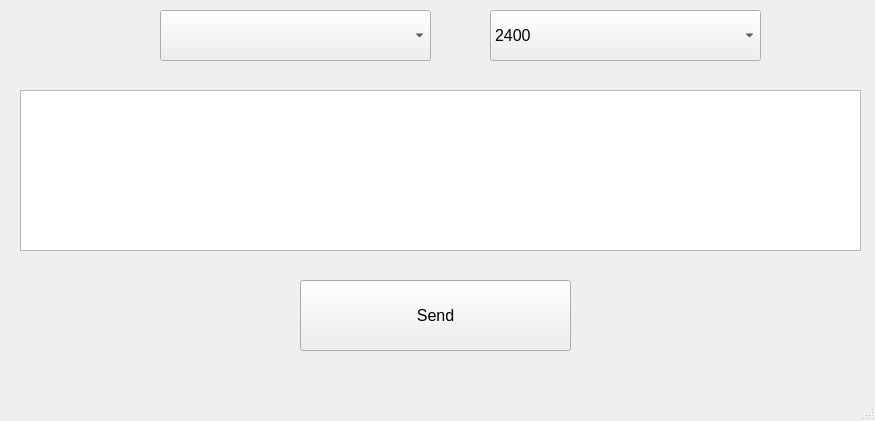
<?xml version="1.0" encoding="UTF-8"?>
<ui version="4.0">
 <class>MainWindow</class>
 <widget class="QMainWindow" name="MainWindow">
  <property name="geometry">
   <rect>
    <x>0</x>
    <y>0</y>
    <width>875</width>
    <height>421</height>
   </rect>
  </property>
  <property name="windowTitle">
   <string>MainWindow</string>
  </property>
  <widget class="QWidget" name="centralwidget">
   <widget class="QComboBox" name="cbx_port">
    <property name="geometry">
     <rect>
      <x>160</x>
      <y>10</y>
      <width>271</width>
      <height>51</height>
     </rect>
    </property>
    <property name="font">
     <font>
      <pointsize>12</pointsize>
     </font>
    </property>
   </widget>
   <widget class="QComboBox" name="cbx_baud">
    <property name="geometry">
     <rect>
      <x>490</x>
      <y>10</y>
      <width>271</width>
      <height>51</height>
     </rect>
    </property>
    <property name="font">
     <font>
      <pointsize>12</pointsize>
     </font>
    </property>
    <item>
     <property name="text">
      <string>2400</string>
     </property>
    </item>
    <item>
     <property name="text">
      <string>4800</string>
     </property>
    </item>
    <item>
     <property name="text">
      <string>9600</string>
     </property>
    </item>
    <item>
     <property name="text">
      <string>115200</string>
     </property>
    </item>
   </widget>
   <widget class="QPushButton" name="btn_send">
    <property name="geometry">
     <rect>
      <x>300</x>
      <y>280</y>
      <width>271</width>
      <height>71</height>
     </rect>
    </property>
    <property name="font">
     <font>
      <pointsize>12</pointsize>
     </font>
    </property>
    <property name="text">
     <string>Send</string>
    </property>
   </widget>
   <widget class="QTextEdit" name="txt_data">
    <property name="geometry">
     <rect>
      <x>20</x>
      <y>90</y>
      <width>841</width>
      <height>161</height>
     </rect>
    </property>
    <property name="font">
     <font>
      <pointsize>10</pointsize>
     </font>
    </property>
   </widget>
  </widget>
  <widget class="QMenuBar" name="menubar">
   <property name="geometry">
    <rect>
     <x>0</x>
     <y>0</y>
     <width>875</width>
     <height>26</height>
    </rect>
   </property>
  </widget>
  <widget class="QStatusBar" name="statusbar"/>
 </widget>
 <resources/>
 <connections/>
</ui>
